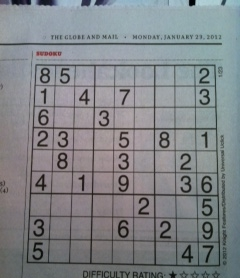
//> input picture pdi/Sudoku/teste1.jpg, 240 x 278 px
$ ./sudoku2 teste1.jpg   (built with g++ and OpenCV 4)
//> lines starting //> are read from the running program, lines starting //| are printed output that depends on the picture; after the words box and inside, x2 and y2 are one past the last pixel; in counts of white or black regions, pixels touching at a corner belong together
#include "opencv2/highgui.hpp"
#include "opencv2/imgproc.hpp"
#include <opencv2/ml/ml.hpp>
#include <opencv2/core/core.hpp>
#include "opencv2/core/mat.hpp"

#include <iostream>
#include <sstream>
using namespace cv;
using namespace std;

const int RESIZED_IMAGE_WIDTH = 20;
const int RESIZED_IMAGE_HEIGHT = 30;

Mat findGrid(Mat);

void drawLine(Vec2f line, Mat &img, Scalar rgb = CV_RGB(0,0,255)){
	if(line[1]!=0) {
		float m = -1/tan(line[1]);
		float c = line[0]/sin(line[1]);
		cv::line(img, Point(0, c), Point(img.size().width, m*img.size().width+c), rgb);
	}
	else{
		cv::line(img, Point(line[0], 0), Point(line[0], img.size().height), rgb);
	}
}

void mergeRelatedLines(vector<Vec2f>*, Mat &);

int main(int argc, char* argv[]){
	Mat sudoku_original,sudoku_thresh;
	if(argc == 1) return 0;
	sudoku_original = imread(argv[1],CV_LOAD_IMAGE_GRAYSCALE);
//> sudoku_original: 278 rows x 240 cols, CV_8UC1; min 2, max 203, mean 131.9

	//Thresholding
	GaussianBlur(sudoku_original,sudoku_thresh,Size(11,11),0);
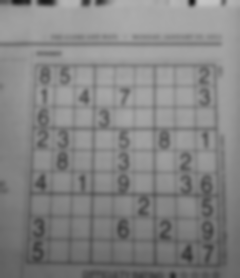
//> sudoku_thresh: 278 rows x 240 cols, CV_8UC1; min 23, max 197, mean 131.9
	//threshold(sudoku_thresh,sudoku_thresh,127,255,THRESH_OTSU+THRESH_BINARY);
	adaptiveThreshold(sudoku_thresh,sudoku_thresh, 255, ADAPTIVE_THRESH_GAUSSIAN_C, THRESH_BINARY, 11, 2);
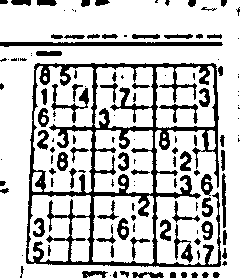
//> sudoku_thresh: 278 rows x 240 cols, CV_8UC1; 77.6% white; 132 black regions (55 under 20 px), largest, box (x1, y1, x2, y2) and area: (26, 63, 221, 267) 8059, (0, 42, 223, 47) 879, (51, 84, 89, 123) 320

	//Applying Dilation to fill holes
	Mat kernel = getStructuringElement(MORPH_RECT, Size(3,3), Point(1,1));
	//Mat kernel = (Mat_<uchar>(3,3) << 0,1,0,1,1,1,0,1,0);
	bitwise_not(sudoku_thresh,sudoku_thresh);

	Mat sudoku_grid = sudoku_thresh.clone();

	dilate(sudoku_grid, sudoku_grid, kernel);
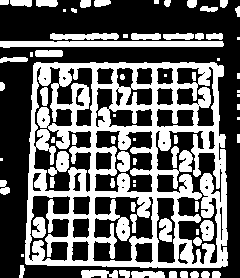
//> sudoku_grid: 278 rows x 240 cols, CV_8UC1; 39.5% white; 70 white regions (17 under 20 px), largest, box (x1, y1, x2, y2) and area: (25, 62, 228, 268) 19848, (0, 41, 224, 48) 1344, (50, 33, 119, 40) 394
	sudoku_grid = findGrid(sudoku_grid);
//> the loop in findGrid, `for(int y=0;y<sudoku_thresh.size().height;y++)` made 278 passes
//> after the loop in findGrid, `for(int y=0;y<sudoku_thresh.size().height;y++)`: maxPt = Point(36, 62); max = 18723
//> in findGrid, `floodFill(sudoku_thresh,maxPt,255);`:
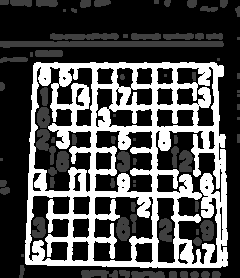
//> sudoku_thresh: 278 rows x 240 cols, CV_8UC1; min 0, max 255, mean 78.9
//> after the loop in findGrid, `for(int y=0;y<sudoku_thresh.size().height;y++)`:
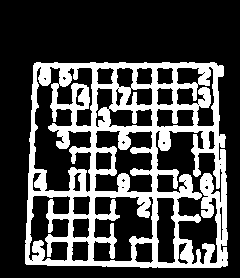
//> sudoku_thresh: 278 rows x 240 cols, CV_8UC1; 28.1% white; 1 white region, box (x1, y1, x2, y2) and area: (25, 62, 228, 268) 18723

	erode(sudoku_grid,sudoku_grid,kernel);
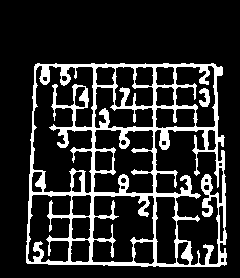
//> sudoku_grid: 278 rows x 240 cols, CV_8UC1; 16.8% white; 2 white regions, box (x1, y1, x2, y2) and area: (26, 63, 227, 267) 11100, (199, 88, 210, 107) 129
	//erode(sudoku_thresh,sudoku_thresh,kernel);
	vector<Vec2f> lines;
	HoughLines(sudoku_grid, lines, 1, CV_PI/180, 200);
//> lines = 2 lines (rho, theta): [154, 0], [95, 0.02]

	//for(int i=0;i<lines.size();i++) { drawLine(lines[i], sudoku_thresh, CV_RGB(0,0,128)); }

	mergeRelatedLines(&lines,sudoku_grid);
//> the loop in mergeRelatedLines, `for(current=lines->begin();current!=lines->end();current++)` made 2 passes


	Vec2f topEdge = Vec2f(1000,1000); double topYIntercept=100000, topXIntercept=0;
	Vec2f bottomEdge = Vec2f(-1000,-1000); double bottomYIntercept=0, bottomXIntercept=0;
	Vec2f leftEdge = Vec2f(1000,1000); double leftXIntercept=100000, leftYIntercept=0;
	Vec2f rightEdge = Vec2f(-1000,-1000); double rightXIntercept=0, rightYIntercept=0;

	for(int i=0;i<lines.size();i++){
		Vec2f current = lines[i];
		float p=current[0];
		float theta=current[1];
		if(p==0 && theta==-100) continue;
		double xIntercept, yIntercept;
		xIntercept = p/cos(theta);
		yIntercept = p/(cos(theta)*sin(theta));
		if(theta>CV_PI*80/180 && theta<CV_PI*100/180){
			if(p<topEdge[0]) topEdge = current;
			if(p>bottomEdge[0]) bottomEdge = current;
		}
		else if(theta<CV_PI*10/180 || theta>CV_PI*170/180){
			if(xIntercept>rightXIntercept){
				rightEdge = current;
				rightXIntercept = xIntercept;
			}
			else if(xIntercept<=leftXIntercept){
				leftEdge = current;
				leftXIntercept = xIntercept;
			}
		}
	}
//> this loop made 2 passes
//> (p, theta, xIntercept, yIntercept, rightXIntercept) on pass 1: (154, 0, 154, inf, 154)
//> (p, theta, xIntercept, yIntercept, leftXIntercept) on pass 2: (95, 0.0175, 95.01, 5444.2, 95.01)
//> after the loop, topEdge = [1000, 1000]; bottomEdge = [-1000, -1000]; rightXIntercept = 154; leftXIntercept = 95.01

	Point left1, left2, right1, right2, bottom1, bottom2, top1, top2;
	int height=sudoku_original.size().height;
//> height = 278
	int width=sudoku_original.size().width;
//> width = 240
	if(leftEdge[1]!=0){
		left1.x=0;
		left1.y=leftEdge[0]/sin(leftEdge[1]);
//> left1 = Point(0, 5443)
		left2.x=width;
//> left2 = Point(240, 0)
		left2.y=-left2.x/tan(leftEdge[1]) + left1.y;
//> left2 = Point(240, -8306)
	}
	else{
		left1.y=0;
		left1.x=leftEdge[0]/cos(leftEdge[1]);
		left2.y=height;
		left2.x=left1.x - height*tan(leftEdge[1]);
	}
	if(rightEdge[1]!=0){
		right1.x=0;
		right1.y=rightEdge[0]/sin(rightEdge[1]);
		right2.x=width;
		right2.y=-right2.x/tan(rightEdge[1]) + right1.y;
	}
	else{
		right1.y=0;
		right1.x=rightEdge[0]/cos(rightEdge[1]);
//> right1 = Point(154, 0)
		right2.y=height;
//> right2 = Point(0, 278)
		right2.x=right1.x - height*tan(rightEdge[1]);
//> right2 = Point(154, 278)
	}
	bottom1.x=0;
	bottom1.y=bottomEdge[0]/sin(bottomEdge[1]);
//> bottom1 = Point(0, 1209)
	bottom2.x=width;bottom2.y=-bottom2.x/tan(bottomEdge[1]) + bottom1.y;
//> after `bottom2.x = width`: bottom2 = Point(240, 0)
//> after `bottom2.y = - bottom2.x / tan(bottomEdge[1])+ bottom1.y`: bottom2 = Point(240, 1372)
	top1.x=0;
	top1.y=topEdge[0]/sin(topEdge[1]);
//> top1 = Point(0, 1209)
	top2.x=width;
//> top2 = Point(240, 0)
	top2.y=-top2.x/tan(topEdge[1]) + top1.y;
//> top2 = Point(240, 1045)

	drawLine(topEdge, sudoku_original, CV_RGB(0,0,0));
//> in drawLine, `float m = -1/tan(line[1]);`: m = -0.68
//> in drawLine, `float c = line[0]/sin(line[1]);`: c = 1209.4
	drawLine(bottomEdge, sudoku_original, CV_RGB(0,0,0));
	drawLine(leftEdge, sudoku_original, CV_RGB(0,0,0));
	drawLine(rightEdge, sudoku_original, CV_RGB(0,0,0));
//> call 4 of drawLine, with line = [154, 0], rgb = Scalar(0)
//> in drawLine (call 4), `cv::line(img, Point(line[0], 0), Point(line[0], img.size().height), rg..`:
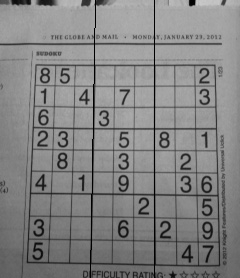
//> img: 278 rows x 240 cols, CV_8UC1; min 0, max 203, mean 131.2

	double leftA = left2.y-left1.y;
//> leftA = -13749
	double leftB = left1.x-left2.x;
//> leftB = -240
	double leftC = leftA*left1.x + leftB*left1.y;
//> leftC = -1306320
	double rightA = right2.y-right1.y;
//> rightA = 278
	double rightB = right1.x-right2.x;
//> rightB = 0
	double rightC = rightA*right1.x + rightB*right1.y;
//> rightC = 42812
	double topA = top2.y-top1.y;
//> topA = -164
	double topB = top1.x-top2.x;
//> topB = -240
	double topC = topA*top1.x + topB*top1.y;
//> topC = -290160
	double bottomA = bottom2.y-bottom1.y;
//> bottomA = 163
	double bottomB = bottom1.x-bottom2.x;
//> bottomB = -240
	double bottomC = bottomA*bottom1.x + bottomB*bottom1.y;
//> bottomC = -290160
	double detTopLeft = leftA*topB - leftB*topA;
//> detTopLeft = 3260400
	CvPoint ptTopLeft = cvPoint((topB*leftC - leftB*topC)/detTopLeft, (leftA*topC - topA*leftC)/detTopLeft);
//> ptTopLeft = Point(74, 1157)
	double detTopRight = rightA*topB - rightB*topA;
//> detTopRight = -66720
	CvPoint ptTopRight = cvPoint((topB*rightC-rightB*topC)/detTopRight, (rightA*topC-topA*rightC)/detTopRight);
//> ptTopRight = Point(154, 1103)
	double detBottomRight = rightA*bottomB - rightB*bottomA;
//> detBottomRight = -66720
	CvPoint ptBottomRight = cvPoint((bottomB*rightC-rightB*bottomC)/detBottomRight, (rightA*bottomC-bottomA*rightC)/detBottomRight);
//> ptBottomRight = Point(154, 1313)
	double detBottomLeft = leftA*bottomB-leftB*bottomA;
//> detBottomLeft = 3338880
	CvPoint ptBottomLeft = cvPoint((bottomB*leftC-leftB*bottomC)/detBottomLeft, (leftA*bottomC-bottomA*leftC)/detBottomLeft);
//> ptBottomLeft = Point(73, 1258)

	int maxLength = (ptBottomLeft.x-ptBottomRight.x)*(ptBottomLeft.x-ptBottomRight.x) + (ptBottomLeft.y-ptBottomRight.y)*(ptBottomLeft.y-ptBottomRight.y);
//> maxLength = 9586
	int temp = (ptTopRight.x-ptBottomRight.x)*(ptTopRight.x-ptBottomRight.x) + (ptTopRight.y-ptBottomRight.y)*(ptTopRight.y-ptBottomRight.y);
//> temp = 44100
	if(temp>maxLength) maxLength = temp;
//> maxLength = 44100
	temp = (ptTopRight.x-ptTopLeft.x)*(ptTopRight.x-ptTopLeft.x) + (ptTopRight.y-ptTopLeft.y)*(ptTopRight.y-ptTopLeft.y);
//> temp = 9316
	if(temp>maxLength) maxLength = temp;
	temp = (ptBottomLeft.x-ptTopLeft.x)*(ptBottomLeft.x-ptTopLeft.x) + (ptBottomLeft.y-ptTopLeft.y)*(ptBottomLeft.y-ptTopLeft.y);
//> temp = 10202
	if(temp>maxLength) maxLength = temp;
	maxLength = sqrt((double)maxLength);
//> maxLength = 210

	Point2f src[4], dst[4];
	src[0] = ptTopLeft; dst[0] = Point2f(0,0);
//> after `src[0]= ptTopLeft`: src = 4 Points (x, y): [74, 1157], [0, 0], [0, 0], [0, 0]
	src[1] = ptTopRight; dst[1] = Point2f(maxLength-1, 0);
//> after `src[1]= ptTopRight`: src = 4 Points (x, y): [74, 1157], [154, 1103], [0, 0], [0, 0]
//> after `dst[1]= Point2f(maxLength - 1, 0)`: dst = 4 Points (x, y): [0, 0], [209, 0], [0, 0], [0, 0]
	src[2] = ptBottomRight; dst[2] = Point2f(maxLength-1, maxLength-1);
//> after `src[2]= ptBottomRight`: src = 4 Points (x, y): [74, 1157], [154, 1103], [154, 1313], [0, 0]
//> after `dst[2]= Point2f(maxLength - 1, maxLength - 1)`: dst = 4 Points (x, y): [0, 0], [209, 0], [209, 209], [0, 0]
	src[3] = ptBottomLeft; dst[3] = Point2f(0, maxLength-1);
//> after `src[3]= ptBottomLeft`: src = 4 Points (x, y): [74, 1157], [154, 1103], [154, 1313], [73, 1258]
//> after `dst[3]= Point2f(0, maxLength - 1)`: dst = 4 Points (x, y): [0, 0], [209, 0], [209, 209], [0, 209]

	cout<<src[0].x<<','<<src[0].y<<"<=>"<<dst[0].x<<','<<dst[0].y<<endl;
//| 74,1157<=>0,0
	cout<<src[1].x<<','<<src[1].y<<"<=>"<<dst[1].x<<','<<dst[1].y<<endl;
//| 154,1103<=>209,0
	cout<<src[2].x<<','<<src[2].y<<"<=>"<<dst[2].x<<','<<dst[2].y<<endl;
//| 154,1313<=>209,209
	cout<<src[3].x<<','<<src[3].y<<"<=>"<<dst[3].x<<','<<dst[3].y<<endl;
//| 73,1258<=>0,209


	Mat sudoku_undistorted = Mat(Size(maxLength, maxLength), CV_8UC1);
//> sudoku_undistorted: 210 rows x 210 cols, CV_8UC1; every value is 0
	cv::warpPerspective(sudoku_original,sudoku_undistorted,cv::getPerspectiveTransform(src,dst),Size(maxLength,maxLength));
	//cv::warpPerspective(sudoku_thresh,sudoku_undistorted,cv::getPerspectiveTransform(src,dst),Size(maxLength,maxLength));

	//erode(sudoku_undistorted,sudoku_undistorted,kernel);

	Mat matClassificationInts,matTrainingImagesAsFlattenedFloats;

    cv::FileStorage fsClassifications("classifications.xml", cv::FileStorage::READ);

    if (fsClassifications.isOpened() == false) {
    	std::cout << "error, unable to open training classifications file, exiting program\n\n";
        return(0);
//> (the program exits here)
